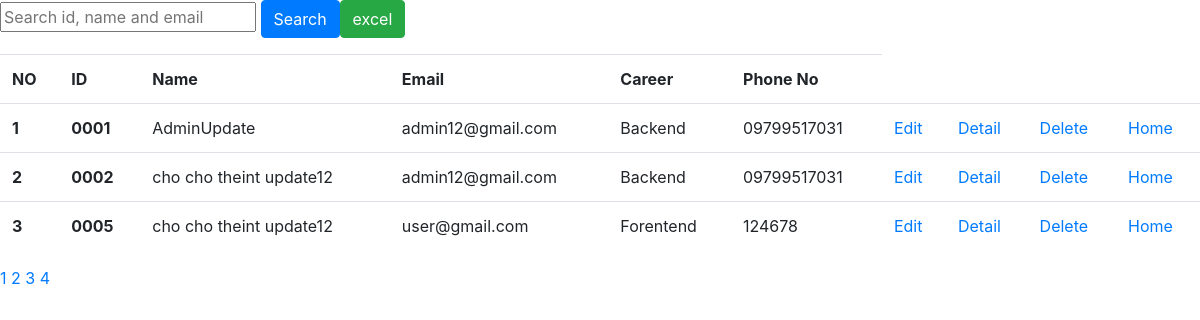
Page /list.php on the committed database.
### tables this page shows
CREATE TABLE `student_register` (
  `id` int(11) NOT NULL,
  `student_id` int(11) NOT NULL,
  `name` varchar(50) NOT NULL,
  `father_name` varchar(50) NOT NULL,
  `nrc` varchar(50) NOT NULL,
  `phone_no` varchar(20) NOT NULL,
  `email` varchar(30) NOT NULL,
  `gender` int(11) NOT NULL,
  `date_of_birth` date NOT NULL,
  `address` varchar(100) NOT NULL,
  `career` int(11) NOT NULL,
  `skill` varchar(50) NOT NULL,
  `flag` int(11) NOT NULL,
  `file` varchar(255) NOT NULL,
  `created_at` date NOT NULL DEFAULT current_timestamp(),
  `updated_at` date NOT NULL DEFAULT current_timestamp()
);

### list.php (the view, shortened to what this page needs)
<?php
require "conn.php";
?>
<!DOCTYPE html>
    <html lang="en">
    <head>
        <link rel="stylesheet" href="https://cdn.jsdelivr.net/npm/bootstrap@4.0.0/dist/css/bootstrap.min.css">
    </head>
    <body>
          <div class="row col-md-12">
                <form action="" method="GET">
                    <input name="search" required type="text" placeholder="Search id, name and email"  value="<?php if(isset($_GET['search'])){echo $_GET['search'];}?>">
                    <button class="btn btn-primary" type="submit" name="">Search</button>
                </form>
                <form action="excel.php" method="post">
                    <input type="submit" class="btn btn-success" name="excel" value="excel">
                </form>
          </div>
    <?php
                        echo '<div class="my-3">';
                        echo '<table class="table" >';
                        echo '<tr>';
                        echo '<th>NO</th>';
                        echo '<th>ID</th>';
                        echo '<th>Name</th>';
                        echo '<th>Email</th>';
                        echo '<th>Career </th>';
                        echo '<th>Phone No</th>';
                        echo '</tr>';
                        $page_record = 3;
                        if(isset($_GET['page'])){
                            $page = $_GET["page"];
                        }else{
                            $page = 1;
                        }
                        $start = ($page -1) * $page_record;
                        $query = "SELECT * FROM student_register where flag =1";
                        $query .= " LIMIT $start,$page_record";
                        $result = mysqli_query($conn,$query);
                        $no = 1;
                            while($row = mysqli_fetch_array($result)){
                                $id = $row['id'];
                                $id_add = "000".$id;
                                $career = $row['career'];
                                echo '<tr>';
                                echo '<th>'.$no.'</th>';
                                echo '<th>'.$id_add.'</th>';
                                echo '<td>'.$row['name'].'</td>';
                                echo '<td>'.$row['email'].'</td>';
                                if ($career == 1) {
                                    echo '<td>'.'Backend'.'</td>';
                                }else{
                                    echo '<td>'.'Forentend'.'</td>';
                                }
                                echo '<td>'.$row['phone_no'].'</td>';
                                echo "<td><a href='edit.php?id=$id'>Edit</a></td>";
                                echo "<td><a href='detail.php?id=$id'>Detail</a></td>";
                                echo "<td><a href='delete.php?id=$id'>Delete</a></td>";
                                echo "<td><a href='index.php?id=$id'>Home</a></td>";
                                echo '</tr>';
                                $no++;
                            }
                    echo '</table>';
                    echo '</div>';
                $query = "SELECT COUNT(*) FROM student_register";
                $result = mysqli_query($conn,$query);
                $row = mysqli_fetch_row($result);
                $tot_rec = $row[0];
                $tot_page = ceil($tot_rec / $page_record);
                $link = "";
                for ($i=1; $i<=$tot_page; $i++) {
                    if ($i == $page) {
                        $link .= "<a class = 'active' href='pegination.php?page=".$i."'>".$i." </a>";
                    }
                    else  {
                        $link .= "<a href='pegination.php?page=".$i."'>".$i." </a>";
                    }
                  };
                  echo $link;
                ?>
</body>
</html>

### rows in the picture
student_register: id "0001", name "AdminUpdate", email "admin12@gmail.com", career "Backend", phone_no "09799517031"
student_register: id "0002", name "cho cho theint update12", email "admin12@gmail.com", career "Backend", phone_no "09799517031"
student_register: id "0005", name "cho cho theint update12", email "user@gmail.com", career "Forentend", phone_no "124678"
